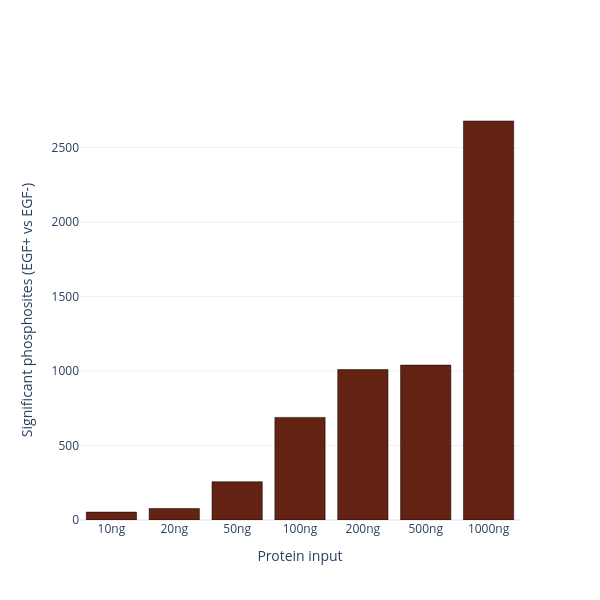

Here is the notebook cell this chart was saved with:
### Code cell
# 1L — fetch differential results + count significant sites per input, then plot.
RES_BASE = r'pride_data/analysis_data/figure2/aq_analysis/egf'
INPUT_NG_ORDER = [10, 20, 50, 100, 200, 500, 1000]

sig_sites = []
for ng in INPUT_NG_ORDER:
    res = pd.read_csv(os.path.join(RES_BASE, f'{ng}ng', 'EGF+_VS_EGF-.results.tsv'), sep='\t')
    sig_sites.append(int((res['color'] == 'green').sum()))   # 'green' = significant in AlphaQuant
print('Significant EGF+ vs EGF- sites per input:',
      dict(zip([f'{ng}ng' for ng in INPUT_NG_ORDER], sig_sites)))

# Bar plot (v00 produced only the numbers; this is the obvious panel visualization)
import plotly.graph_objects as go
fig = go.Figure(go.Bar(
    x=[f'{ng}ng' for ng in INPUT_NG_ORDER], y=sig_sites,
    marker_line_color='black', marker_color='#642213',
))
fig.update_layout(width=600, height=600, template='plotly_white', showlegend=False,
                  xaxis_title='Protein input',
                  yaxis_title='Significant phosphosites (EGF+ vs EGF-)')
fig.show()
# fig.write_image(r'figures/suppl_figure1l.pdf', height=600, width=600)

### Figure 1 — Plotly figure (JSON) as saved in the notebook; plotly's stock layout.template omitted (floating-point values rounded to 4 significant figures)
{"data": [{"marker": {"color": "#642213", "line": {"color": "black"}}, "type": "bar", "x": ["10ng", "20ng", "50ng", "100ng", "200ng", "500ng", "1000ng"], "y": [53, 77, 257, 689, 1010, 1040, 2679]}], "layout": {"height": 600, "showlegend": false, "width": 600, "xaxis": {"title": {"text": "Protein input"}}, "yaxis": {"title": {"text": "Significant phosphosites (EGF+ vs EGF-)"}}}}
